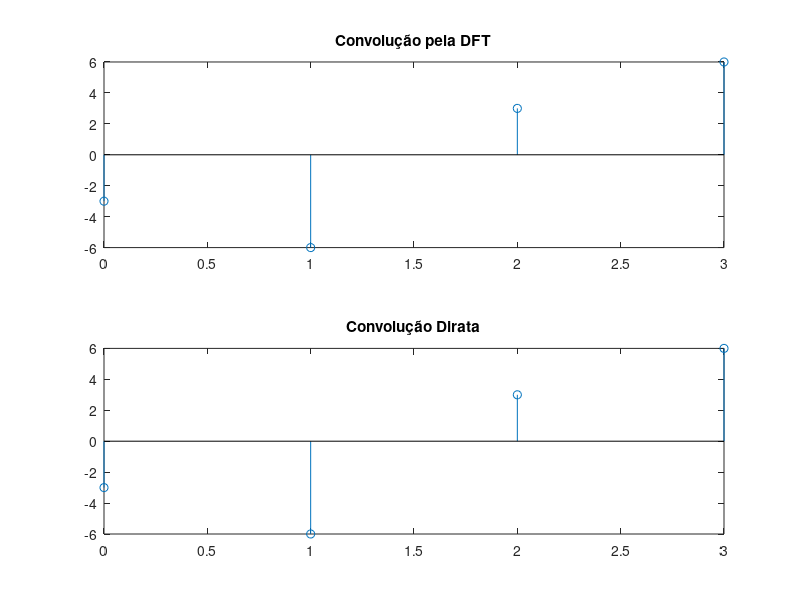

Write the MATLAB code that produced this figure.
%questão 2
pkg load signal;
close all;
clear all;
clc;

N= 4;
k=0:N-1;
n=0:N-1;

%criando sinais
x = [1,0,-1,0]
h = [1,2,4,8]

X = fft(x);
H = fft(h);

%conv pela DFT
convDFT = ifft(X.*H)

%conv utilizando cconv
convDIR = cconv(x,h,4)

%plotando os sinais e comparando
subplot(211)
stem(n,convDFT);
title('Convolução pela DFT')
subplot(212)
stem(n,convDIR)
title('Convolução Dirata')

